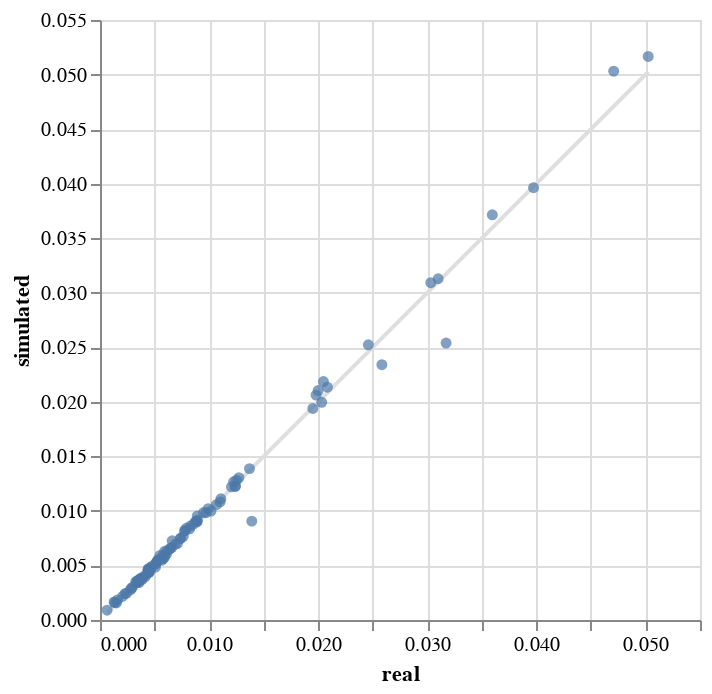

Notebook source saved alongside this figure:
### Code cell
from scdesigner.experimental.diagnose import compare_means, compare_standard_deviation, compare_umap
import numpy as np

log_relative = lambda x: np.log1p(x / x.sum(axis=1, keepdims=True))
compare_means(example_sce, samples, log_relative)

### Figure 1 — Vega-Lite specification as saved in the notebook (floating-point values rounded to 4 significant figures)
{"config": {"view": {"continuousWidth": 300, "continuousHeight": 300}}, "layer": [{"data": {"name": "data-bd56debe3b2cde9e7fa52dea0a0a1333"}, "mark": {"type": "line", "color": "#dedede"}, "encoding": {"x": {"field": "real", "type": "quantitative"}, "y": {"field": "simulated", "type": "quantitative"}}}, {"data": {"name": "data-aab81c2046a535d126f40447e32b3220"}, "mark": {"type": "circle"}, "encoding": {"x": {"field": "real", "type": "quantitative"}, "y": {"field": "simulated", "type": "quantitative"}}}], "$schema": "https://vega.github.io/schema/vega-lite/v5.20.1.json", "datasets": {"data-bd56debe3b2cde9e7fa52dea0a0a1333": [{"real": 0.0006507, "simulated": 0.0006507}, {"real": 0.05025, "simulated": 0.05025}], "data-aab81c2046a535d126f40447e32b3220": [{"real": 0.04709, "simulated": 0.05031}, {"real": 0.03173, "simulated": 0.02539}, {"real": 0.03596, "simulated": 0.03714}, {"real": 0.02048, "simulated": 0.02186}, {"real": 0.031, "simulated": 0.03128}, {"real": 0.01999, "simulated": 0.02104}, {"real": 0.02584, "simulated": 0.0234}, {"real": 0.01391, "simulated": 0.009061}, {"real": 0.008916, "simulated": 0.009546}, {"real": 0.007378, "simulated": 0.007482}, {"real": 0.0198, "simulated": 0.02061}, {"real": 0.03974, "simulated": 0.03962}, {"real": 0.0137, "simulated": 0.01388}, {"real": 0.0246, "simulated": 0.02523}, {"real": 0.03032, "simulated": 0.03092}, {"real": 0.008218, "simulated": 0.008355}, {"real": 0.00892, "simulated": 0.009135}, {"real": 0.006613, "simulated": 0.007264}, {"real": 0.01101, "simulated": 0.01082}, {"real": 0.01225, "simulated": 0.01267}, {"real": 0.006889, "simulated": 0.006925}, {"real": 0.005497, "simulated": 0.005922}, {"real": 0.00887, "simulated": 0.009063}, {"real": 0.01108, "simulated": 0.01111}, {"real": 0.02032, "simulated": 0.01995}, {"real": 0.005085, "simulated": 0.004841}, {"real": 0.007754, "simulated": 0.008188}, {"real": 0.007908, "simulated": 0.008407}, {"real": 0.01242, "simulated": 0.01227}, {"real": 0.003674, "simulated": 0.003769}, {"real": 0.0078, "simulated": 0.008191}, {"real": 0.004424, "simulated": 0.004552}, {"real": 0.00517, "simulated": 0.005268}, {"real": 0.01238, "simulated": 0.01224}, {"real": 0.003766, "simulated": 0.003757}, {"real": 0.006592, "simulated": 0.006659}, {"real": 0.008911, "simulated": 0.008996}, {"real": 0.01273, "simulated": 0.01305}, {"real": 0.00449, "simulated": 0.004658}, {"real": 0.05025, "simulated": 0.05166}, {"real": 0.005685, "simulated": 0.005485}, {"real": 0.008284, "simulated": 0.008613}, {"real": 0.005185, "simulated": 0.005303}, {"real": 0.006098, "simulated": 0.006294}, {"real": 0.009918, "simulated": 0.01021}, {"real": 0.003621, "simulated": 0.003674}, {"real": 0.01067, "simulated": 0.01057}, {"real": 0.00973, "simulated": 0.009835}, {"real": 0.001355, "simulated": 0.001594}, {"real": 0.004414, "simulated": 0.004626}, {"real": 0.002451, "simulated": 0.002472}, {"real": 0.01018, "simulated": 0.009986}, {"real": 0.01205, "simulated": 0.01221}, {"real": 0.006403, "simulated": 0.006514}, {"real": 0.004177, "simulated": 0.004003}, {"real": 0.005805, "simulated": 0.005633}, {"real": 0.005931, "simulated": 0.005788}, {"real": 0.005927, "simulated": 0.006295}, {"real": 0.002292, "simulated": 0.002409}, {"real": 0.004648, "simulated": 0.004836}, {"real": 0.005306, "simulated": 0.005479}, {"real": 0.02085, "simulated": 0.02134}, {"real": 0.003278, "simulated": 0.003527}, {"real": 0.003887, "simulated": 0.003908}, {"real": 0.003575, "simulated": 0.003431}, {"real": 0.009492, "simulated": 0.009845}, {"real": 0.007369, "simulated": 0.007467}, {"real": 0.006106, "simulated": 0.006041}, {"real": 0.008602, "simulated": 0.008822}, {"real": 0.00458, "simulated": 0.004487}, {"real": 0.003421, "simulated": 0.003482}, {"real": 0.002807, "simulated": 0.002781}, {"real": 0.004505, "simulated": 0.004382}, {"real": 0.001506, "simulated": 0.001565}, {"real": 0.0042, "simulated": 0.004157}, {"real": 0.001605, "simulated": 0.001845}, {"real": 0.001291, "simulated": 0.00165}, {"real": 0.002992, "simulated": 0.003004}, {"real": 0.003696, "simulated": 0.003783}, {"real": 0.005775, "simulated": 0.005891}, {"real": 0.004768, "simulated": 0.004921}, {"real": 0.003394, "simulated": 0.003452}, {"real": 0.003651, "simulated": 0.003638}, {"real": 0.003875, "simulated": 0.003715}, {"real": 0.007638, "simulated": 0.007675}, {"real": 0.002866, "simulated": 0.002906}, {"real": 0.01951, "simulated": 0.01939}, {"real": 0.002061, "simulated": 0.002154}, {"real": 0.003389, "simulated": 0.003473}, {"real": 0.01252, "simulated": 0.0128}, {"real": 0.00711, "simulated": 0.007025}, {"real": 0.00441, "simulated": 0.00468}, {"real": 0.008758, "simulated": 0.009042}, {"real": 0.005092, "simulated": 0.005125}, {"real": 0.005319, "simulated": 0.005495}, {"real": 0.004479, "simulated": 0.004348}, {"real": 0.006417, "simulated": 0.006536}, {"real": 0.005623, "simulated": 0.005622}, {"real": 0.0006507, "simulated": 0.0008999}, {"real": 0.003464, "simulated": 0.003612}]}}
